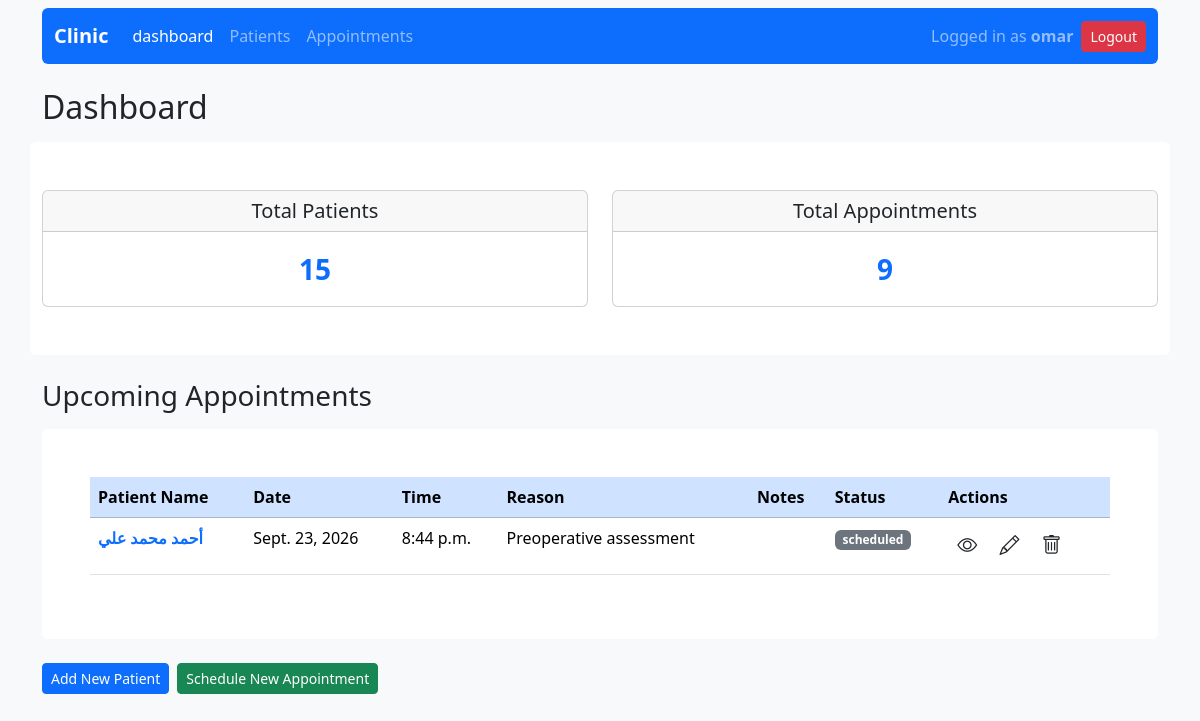
The page /dashboard/ (signed in) on the database its author committed.
### appointments/models.py (models this page shows, shortened)
class Appointment(models.Model):
    class Status(models.TextChoices):
        SCHEDULED = 'scheduled', 'Scheduled'
        COMPLETED = 'completed', 'Completed'
        CANCELED = 'canceled', 'Canceled'
    patient = models.ForeignKey(Patient, on_delete=models.CASCADE, related_name='appointments')
    date = models.DateField()
    time = models.TimeField()
    reason = models.CharField(max_length=255)
    notes = models.TextField(blank=True)
    status = models.CharField(max_length=20, choices=Status.choices, default=Status.SCHEDULED)

### patients/models.py (models this page shows, shortened)
class Patient(models.Model):
    name = models.CharField(max_length=100)
    phone = models.CharField(max_length=15)
    date_of_birth = models.DateField()

### clinic/views.py (the view)
# urls.py: path('', lambda _: redirect('dashboard')),
@login_required
def dashboard(request):
     total_patients = Patient.objects.count()
     total_appointments = Appointment.objects.count()
     upcoming_appointments = Appointment.objects.filter(date__gte=timezone.now()).exclude(status='canceled').order_by('date', 'time')
     return render(request, 'dashboard.html', {
         'total_patients': total_patients,
         'total_appointments': total_appointments,
         'upcoming_appointments': upcoming_appointments
     })

### templates/dashboard.html
{% extends 'base.html' %}
{% block content %}
<h2 class="mb-3">Dashboard</h2>
<div class="row rounded bg-white py-5">
    <div class="col-6">
        <div class="card text-center">
            <div class="card-header">
                <h5 class="mb-0">Total Patients</h5>
            </div>
            <div class="card-body">
                <p class="card-text"><a class="link-primary link-underline-opacity-0 fw-bold fs-3" href="{% url 'patient_list' %}">{{ total_patients }}</a></p>
            </div>
        </div>
    </div>
    <div class="col-6">
        <div class="card text-center">
            <div class="card-header">
                <h5 class="mb-0">Total Appointments</h5>
            </div>
            <div class="card-body">
                <p class="card-text"><a class="link-primary link-underline-opacity-0 fw-bold fs-3" href="{% url 'appointment_list' %}">{{ total_appointments }}</a></p>
            </div>
        </div>
    </div>
</div>
<h3 class="mt-4 mb-3">Upcoming Appointments</h3>
<div class="rounded bg-white p-5">
<table class="table">
    <thead>
        <tr class="table-primary">
            <th>Patient Name</th>
            <th>Date</th>
            <th>Time</th>
            <th>Reason</th>
            <th>Notes</th>
            <th>Status</th>
            <th>Actions</th>
        </tr>
    </thead>
    <tbody>
        {% for appointment in upcoming_appointments %}
            <tr>
                <td><a class="link-primary link-underline-light link-underline-opacity-0 fw-bold" href="{% url 'patient_details' appointment.patient.id %}">{{ appointment.patient.name }}</a></td>
                <td>{{ appointment.date }}</td>
                <td>{{ appointment.time }}</td>
                <td>{{ appointment.reason }}</td>
                <td>{{ appointment.notes }}</td>
                <td><span class="badge {% if appointment.status == 'scheduled' %}bg-secondary{% elif appointment.status == 'completed' %}bg-success{% else %}bg-danger{% endif %}">{{ appointment.status }}</span></td>
                <td>
                    <a class="btn btn-sm fs-5" href="{% url 'appointment_details' appointment.id %}" title="View Details"><i class="bi bi-eye"></i></a>
                    <a class="btn btn-sm fs-5" href="{% url 'edit_appointment' appointment.id %}" title="Edit"><i class="bi bi-pencil"></i></a>
                    <a class="btn btn-sm fs-5" href="{% url 'delete_appointment' appointment.id %}" title="Delete"><i class="bi bi-trash"></i></a>
                </td>
            </tr>
        {% empty %}
            <tr>
                <td colspan="6" class="text-center">No appointments found.</td>
            </tr>
        {% endfor %}
    </tbody>
</table>
</div>
<div class="d-flex mt-4 mb-4">
    <a class="btn btn-primary btn-sm me-2" href="{% url 'new_patient' %}">Add New Patient</a>
    <a class="btn btn-success btn-sm" href="{% url 'new_appointment' %}">Schedule New Appointment</a>
</div>
{% endblock %}

### templates/base.html (shortened to what this page needs)
<!DOCTYPE html>
<html>
<head>
    <link href="https://cdn.jsdelivr.net/npm/bootstrap@5.3.8/dist/css/bootstrap.min.css" rel="stylesheet">
    <link rel="stylesheet" href="https://cdn.jsdelivr.net/npm/bootstrap-icons@1.13.1/font/bootstrap-icons.min.css">
</head>
<body class="bg-light">
    <div class="container pt-2">
        <nav class="navbar navbar-expand-lg navbar-dark bg-primary rounded">
            <div class="container-fluid">
            <a class="navbar-brand fw-bold" href="{% url 'dashboard' %}">Clinic</a>
            <div class="collapse navbar-collapse" id="navbar">
                <ul class="navbar-nav me-auto mb-2 mb-lg-0">
                    <li class="nav-item">
                        <a class="nav-link {% if request.resolver_match.url_name == 'dashboard' %}active{% endif %}" aria-current="page" href="{% url 'dashboard' %}">dashboard</a>
                    </li>
                    <li class="nav-item">
                        <a class="nav-link {% if request.resolver_match.url_name == 'patient_list' %}active{% endif %}" href="{% url 'patient_list' %}">Patients</a>
                    </li>
                    <li class="nav-item">
                        <a class="nav-link {% if request.resolver_match.url_name == 'appointment_list' %}active{% endif %}" href="{% url 'appointment_list' %}">Appointments</a>
                    </li>
                </ul>
            </div>
            <div class="ms-auto">
            {% if user.is_authenticated %}
                <form method="post" action="{% url 'logout' %}" class="d-inline">
                    <div class="d-flex align-items-center">
                        <span class="navbar-text me-2">
                            Logged in as <strong>{{ user.username }}</strong>
                        </span>
                        <button type="submit" class="btn btn-danger btn-sm">
                            Logout
                        </button>
                    </div>
                </form>
            {% endif %}
            </div>
        </div>
    </nav>
    <main class="mt-4">
        {% block content %}
        {% endblock %}
    </main>
</div>
</body>
</html>

### rows shown on the page
Appointment: patient.name "أحمد محمد علي", date "Sept. 23, 2026", time "8:44 p.m.", reason "Preoperative assessment", status "scheduled"

### other values the page prints
{{ user.username }} "omar"
{{ total_patients }} "15"
{{ total_appointments }} "9"
